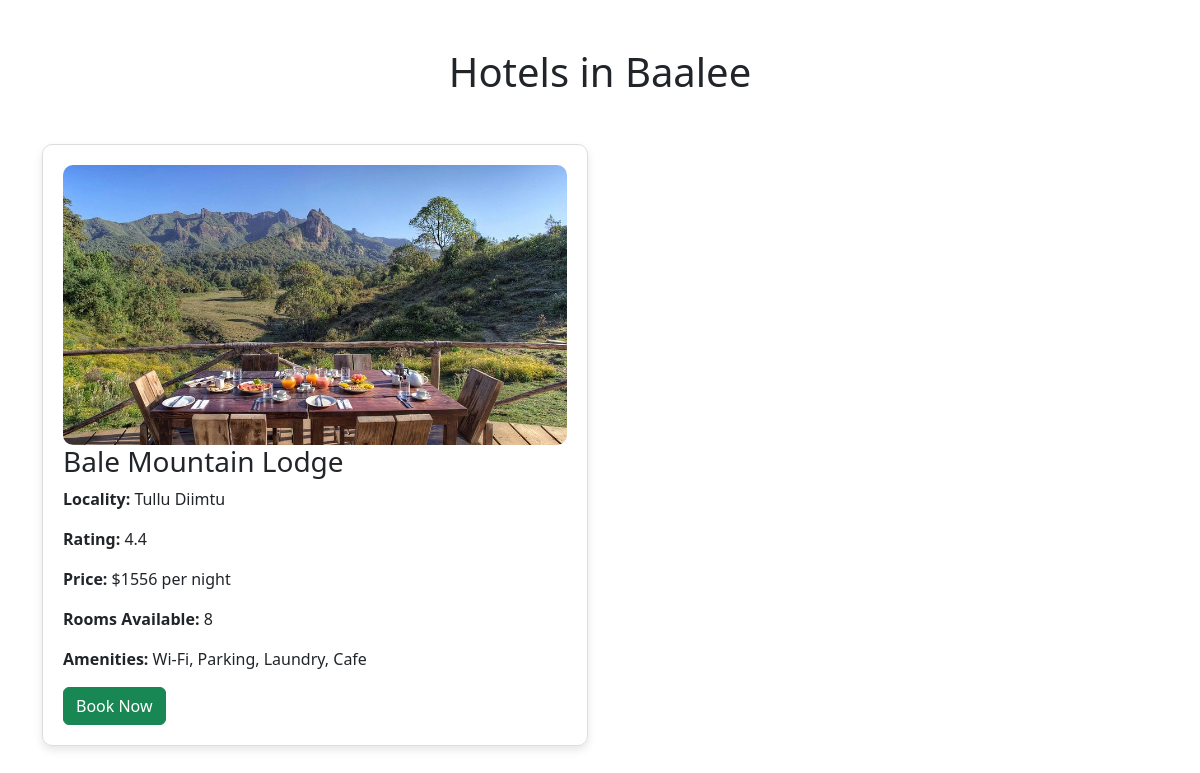
Screenshot of /Explore_Oromia/Bale-Mountain/book.php with the database file from the repository.
### tables this page shows
CREATE TABLE `hotels` (
  `hotelID` varchar(10) NOT NULL,
  `hotelName` varchar(100) NOT NULL,
  `city` varchar(20) NOT NULL,
  `locality` varchar(50) NOT NULL,
  `stars` int(5) NOT NULL,
  `rating` varchar(5) NOT NULL,
  `hotelDesc` varchar(1000) NOT NULL,
  `checkIn` varchar(6) NOT NULL,
  `checkOut` varchar(6) NOT NULL,
  `price` int(10) NOT NULL,
  `roomsAvailable` int(5) NOT NULL,
  `wifi` varchar(5) NOT NULL,
  `swimmingPool` varchar(5) NOT NULL,
  `parking` varchar(5) NOT NULL,
  `restaurant` varchar(5) NOT NULL,
  `laundry` varchar(5) NOT NULL,
  `cafe` varchar(5) NOT NULL,
  `mainImage` varchar(100) NOT NULL
);

### Explore_Oromia/Bale-Mountain/book.php (the view, shortened to what this page needs)
<?php
$host = "localhost";
$username = "root";
$password = "";
$database = "projectmeteor";
$conn = new mysqli($host, $username, $password, $database);
$city = "Baalee";
$sql = "SELECT * FROM hotels WHERE city = ?";
$stmt = $conn->prepare($sql);
$stmt->bind_param("s", $city);
$stmt->execute();
$result = $stmt->get_result();
$hotels = [];
if ($result->num_rows > 0) {
    while ($row = $result->fetch_assoc()) {
        $hotels[] = $row;
    }
} else {
    echo "<p>No hotels found in Baalee city.</p>";
}
?>
<!DOCTYPE html>
<html lang="en">
<head>
    <link href="https://cdn.jsdelivr.net/npm/bootstrap@5.3.0-alpha1/dist/css/bootstrap.min.css" rel="stylesheet">
</head>
<body>
    <div class="container mt-5">
        <h1 class="text-center mb-4">Hotels in Baalee</h1>
        <div class="mt-5">
            <?php if (!empty($hotels)): ?>
                <div class="row">
                    <?php foreach ($hotels as $hotel): ?>
                        <div class="col-md-6">
                            <div class="hotel-card">
                                <img src="<?php echo htmlspecialchars($hotel['mainImage']); ?>" alt="<?php echo htmlspecialchars($hotel['hotelName']); ?>">
                                <h3><?php echo htmlspecialchars($hotel['hotelName']); ?></h3>
                                <p><strong>Locality:</strong> <?php echo htmlspecialchars($hotel['locality']); ?></p>
                                <p><strong>Rating:</strong> <?php echo htmlspecialchars($hotel['rating']); ?></p>
                                <p><strong>Price:</strong> $<?php echo htmlspecialchars($hotel['price']); ?> per night</p>
                                <p><strong>Rooms Available:</strong> <?php echo htmlspecialchars($hotel['roomsAvailable']); ?></p>
                                <p><strong>Amenities:</strong>
                                    <?php
                                    $amenities = [];
                                    if ($hotel['wifi'] == 'Yes') $amenities[] = 'Wi-Fi';
                                    if ($hotel['parking'] == 'Yes') $amenities[] = 'Parking';
                                    if ($hotel['laundry'] == 'Yes') $amenities[] = 'Laundry';
                                    if ($hotel['cafe'] == 'Yes') $amenities[] = 'Cafe';
                                    echo implode(', ', $amenities);
                                    ?>
                                </p>
                                <a href="book.php?hotelID=<?php echo htmlspecialchars($hotel['hotelID']); ?>" class="btn btn-success">Book Now</a>
                            </div>
                        </div>
                    <?php endforeach; ?>
                </div>
            <?php else: ?>
                <p>No hotels found in Baalee city.</p>
            <?php endif; ?>
        </div>
    </div>
</body>
</html>

### Explore_Oromia/Bale-Mountain/book.php (style rules this page uses)
.hotel-card { border: 1px solid #ddd; border-radius: 10px; padding: 20px; margin-bottom: 20px; box-shadow: 0 4px 8px rgba(0, 0, 0, 0.1); }
.hotel-card img { max-width: 100%; border-radius: 10px; }

### rows the page displays
hotels: mainImage (picture), hotelName "Bale Mountain Lodge", locality "Tullu Diimtu", rating "4.4", price "1556", roomsAvailable "8", amenities "Wi-Fi, Parking, Laundry, Cafe"
